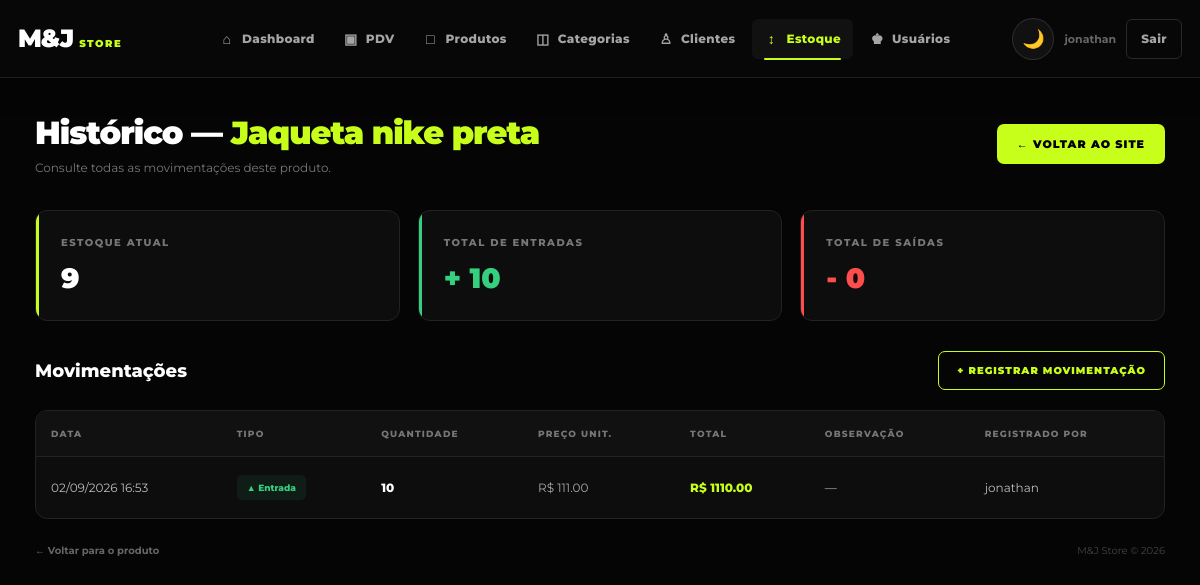
Page /movimentacoes/produto/1 (signed in) on the earlier database version.
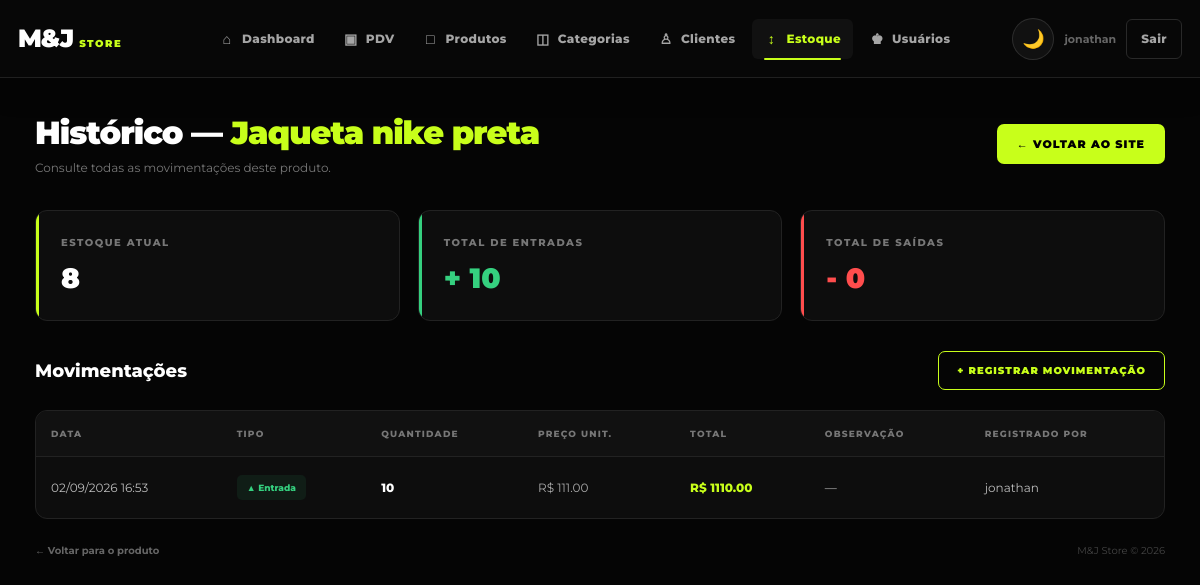
Same page on the later database version.
### app/models/produto.py (models this page shows, shortened)
class Produto(Base):
    __tablename__ = "produtos"
    id = Column(Integer, primary_key=True, autoincrement=True, index=True)
    nome = Column(String(150), nullable=False, index=True)
    preco = Column(Float, nullable=False, default=0.0)
    estoque_atual = Column(Integer, nullable=False, default=0)
    ativo = Column(Boolean, default=True)
    imagem_path = Column(String(255), nullable=True)
    categoria_id = Column(Integer, ForeignKey("categorias.id", ondelete="SET NULL"), nullable=True )
    categoria = relationship("Categoria", back_populates="produtos")

### app/controllers/movimentacao_controller.py (the view)
@router.get(
    "/produto/{produto_id}",
    response_class=HTMLResponse
)
def historico_produto(
    produto_id: int,
    request: Request,
    db: Session = Depends(get_db),
    usuario=Depends(get_usuario_logado)
):
    produto = (
        db.query(Produto)
        .filter(
            Produto.id == produto_id
        )
        .first()
    )
    if not produto:
        return RedirectResponse(
            url="/produtos",
            status_code=302
        )
    query = (
        db.query(Movimentacao)
        .filter(
            Movimentacao.produto_id == produto_id
        )
        .order_by(
            Movimentacao.criado_em.desc()
        )
    )
    if usuario.get("role") != "admin":
        query = query.filter(
            Movimentacao.usuario_id == usuario.get("id")
        )
    movimentacoes = query.all()
    total_entradas = sum(
        movimentacao.quantidade
        for movimentacao in movimentacoes
        if movimentacao.tipo == TipoMovimentacao.ENTRADA
    )
    total_saidas = sum(
        movimentacao.quantidade
        for movimentacao in movimentacoes
        if movimentacao.tipo == TipoMovimentacao.SAIDA
    )
    saldo_movimentacoes = (
        total_entradas - total_saidas
    )
    return templates.TemplateResponse(
        request,
        "movimentacoes/historico.html",
        {
            "request": request,
            "usuario": usuario,
            "produto": produto,
            "movimentacoes": movimentacoes,
            "total_entradas": total_entradas,
            "total_saidas": total_saidas,
            "saldo_movimentacoes": saldo_movimentacoes,
        }
    )

### app/templates/movimentacoes/historico.html (shortened to what this page needs)
<!DOCTYPE html>
<html lang="pt-br">
<head>
    <link rel="stylesheet" href="/static/css/navbar.css">
</head>
<body>
    {% include "shared/navbar.html" %}
    <main class="page">
        <div class="top">
            <div class="title-area">
                <h1>
                    Histórico —
                    <span>{{ produto.nome }}</span>
                </h1>
                <p>
                    Consulte todas as movimentações deste produto.
                </p>
            </div>
            <a href="/" class="site-button">
                ← VOLTAR AO SITE
            </a>
        </div>
        <section class="summary">
            <div class="summary-card">
                <div class="summary-label">
                    ESTOQUE ATUAL
                </div>
                <div class="summary-value">
                    {{ produto.estoque_atual }}
                </div>
            </div>
            <div class="summary-card entrada">
                <div class="summary-label">
                    TOTAL DE ENTRADAS
                </div>
                <div class="summary-value">
                    + {{ total_entradas }}
                </div>
            </div>
            <div class="summary-card saida">
                <div class="summary-label">
                    TOTAL DE SAÍDAS
                </div>
                <div class="summary-value">
                    - {{ total_saidas }}
                </div>
            </div>
        </section>
        <div class="actions">
            <h2>
                Movimentações
            </h2>
            <a
                href="/movimentacoes/nova?produto_id={{ produto.id }}"
                class="new-button"
            >
                + REGISTRAR MOVIMENTAÇÃO
            </a>
        </div>
        <div class="table-container">
            <table>
                <thead>
                    <tr>
                        <th>Data</th>
                        <th>Tipo</th>
                        <th>Quantidade</th>
                        <th>Preço Unit.</th>
                        <th>Total</th>
                        <th>Observação</th>
                        <th>Registrado por</th>
                    </tr>
                </thead>
                <tbody>
                    {% for m in movimentacoes %}
                    <tr>
                        <td>
                            {{ m.criado_em.strftime('%d/%m/%Y %H:%M') }}
                        </td>
                        <td>
                            {% if m.tipo.value == 'entrada' %}
                            <span class="tipo entrada">
                                ▲ Entrada
                            </span>
                            {% else %}
                            <span class="tipo saida">
                                ▼ Saída
                            </span>
                            {% endif %}
                        </td>
                        <td class="quantidade">
                            {{ m.quantidade }}
                        </td>
                        <td class="preco">
                            R$ {{ "%.2f"|format(m.preco_unitario) }}
                        </td>
                        <td class="total">
                            R$ {{ "%.2f"|format(m.valor_total) }}
                        </td>
                        <td>
                            {{ m.observacao or "—" }}
                        </td>
                        <td>
                            {{ m.usuario.nome if m.usuario else "—" }}
                        </td>
                    </tr>
                    {% endfor %}
                </tbody>
            </table>
        </div>
        <div class="bottom">
            <a
                href="/produtos/{{ produto.id }}"
                class="back-product"
            >
                ← Voltar para o produto
            </a>
            <span>
                M&J Store © 2026
            </span>
        </div>
    </main>
</body>
</html>

Differences in the rows shown:
changed Produto "Jaqueta nike preta": estoque_atual "9" → "8"
